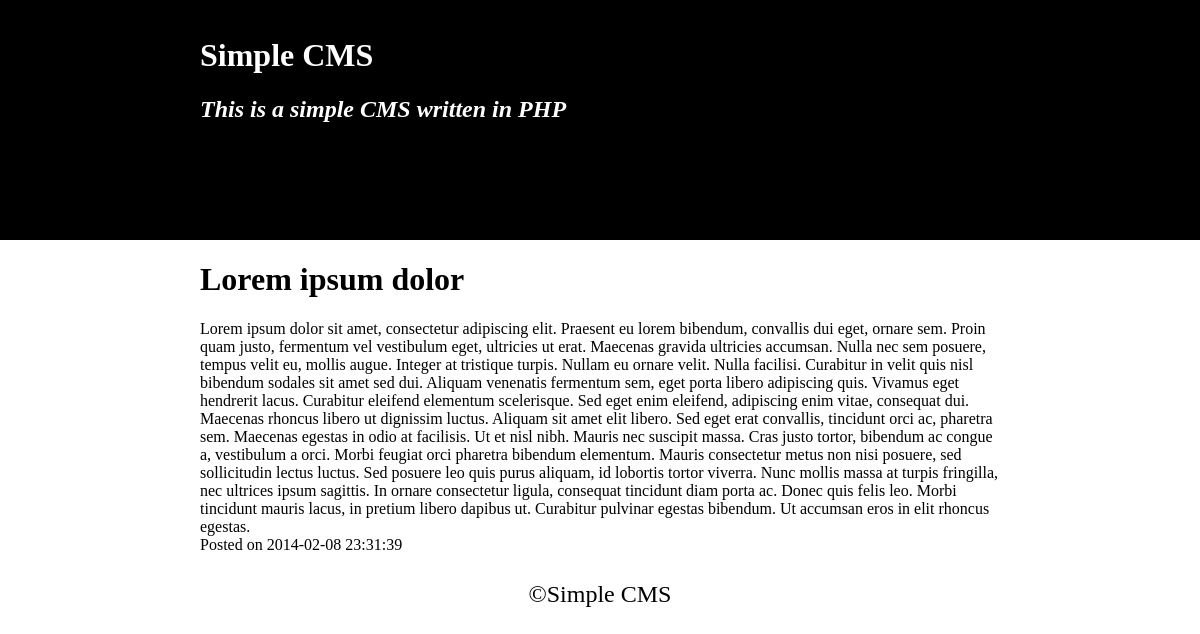
The app's page /?article=3 with its own data.
### tables this page shows
CREATE TABLE IF NOT EXISTS `config` (
  `id` int(11) NOT NULL AUTO_INCREMENT,
  `name` varchar(50) NOT NULL,
  `value` varchar(150) NOT NULL,
  PRIMARY KEY (`id`),
  UNIQUE KEY `name` (`name`)
);

CREATE TABLE IF NOT EXISTS `article` (
  `id` int(11) NOT NULL AUTO_INCREMENT,
  `title` varchar(50) NOT NULL,
  `content` text NOT NULL,
  `post_date` datetime NOT NULL,
  PRIMARY KEY (`id`)
);

### classes/site.php (the view)
<?php
    class Site{
        public static function title(){
            global $mysqli;
            $query = "SELECT value FROM config WHERE name='title'";
            $result = $mysqli->query($query);
            $title = $result->fetch_object();
            echo $title->value;
            return true;
        }
        public static function description(){
            global $mysqli;
            $query = "SELECT value FROM config WHERE name='description'";
            $result = $mysqli->query($query);
            $description = $result->fetch_object();
            echo $description->value;
            return true;
        }
    }
?>

### classes/article.php (shortened to what this page needs)
<?php
	class Article{
		public static function article_view(){
			if(isset($_GET['article'])){
				global $mysqli;
				$id = $_GET['article'];
				$query = "SELECT * FROM article WHERE id='".$id."'";
				$result = $mysqli->query($query);
				$row = $result->fetch_object();
				echo '<h1 class="article-view-title">' . $row->title . '</h1>';
				echo '<article class="article-content">' . $row->content . '</article>';
				echo '<time class="article-posted-date" datetime="'.$row->post_date.'">Posted on ' . $row->post_date . '</time>';
			}
		}
	}

### css/main.css (style rules this page uses)
body { margin: 0; }

### records on screen
config: value "Simple CMS Simple CMS"
config: value "This is a simple CMS written in PHP"
article: title "Lorem ipsum dolor", content "Lorem ipsum dolor sit amet, consectetur adipiscing elit. Praesent eu lorem bibendum, convallis dui eget, ornare sem. Proin quam justo, fermentum vel vestibulum eget, ultricies ut erat. Maecenas gravida ultricies accumsan. Nulla nec sem posuere, tempus velit eu, mollis augue. Integer at tristique turpis. Nullam eu ornare velit. Nulla facilisi. Curabitur in velit quis nisl bibendum sodales sit amet sed dui. Aliquam venenatis fermentum sem, eget porta libero adipiscing quis. Vivamus eget hendrerit lacus. Curabitur eleifend elementum scelerisque. Sed eget enim eleifend, adipiscing enim vitae, consequat dui. Maecenas rhoncus libero ut dignissim luctus. Aliquam sit amet elit libero. Sed eget erat…", post_date "2014-02-08 23:31:39"
